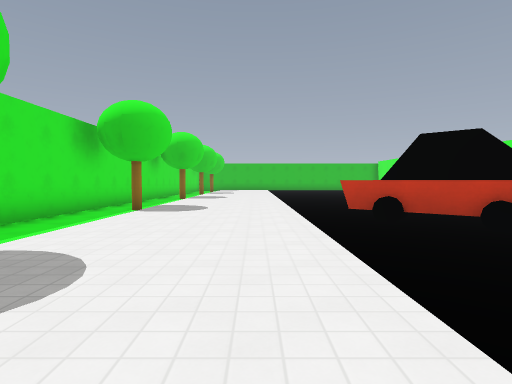
view 1 (above)

24 first-person views from a walk through a Godot game level. The camera is 1.3 m above the floor, tilts 2° down and sees 80° across. The floor is counted in squares, 2 m on a side. Each view is taken from the middle of a square. On the plan, view 1 faces up. The plan holds only what a view shows up to about 10 squares ahead; the rest is blank. The place goes on beyond the plan. Characters and animated objects are not drawn. Surface patterns are stand-ins for the level's own textures.

view 2
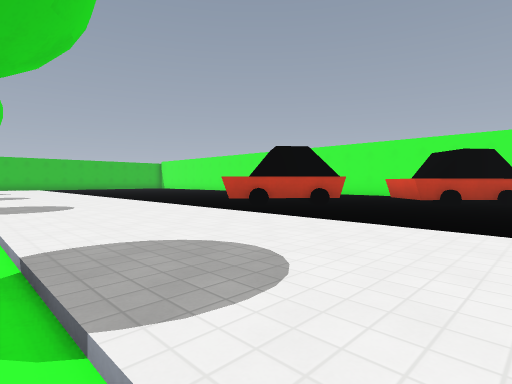

view 3
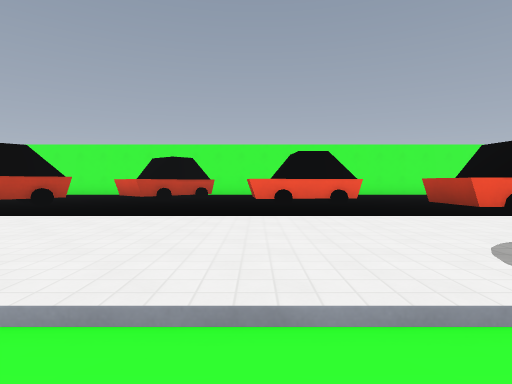

view 4
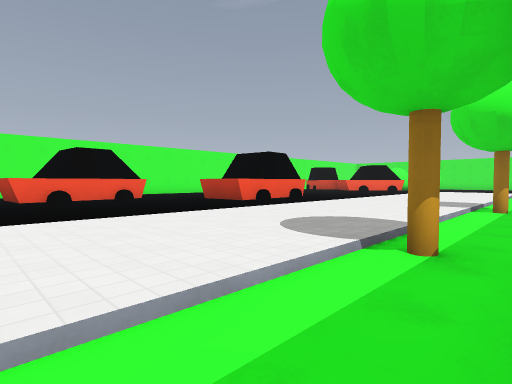

view 5
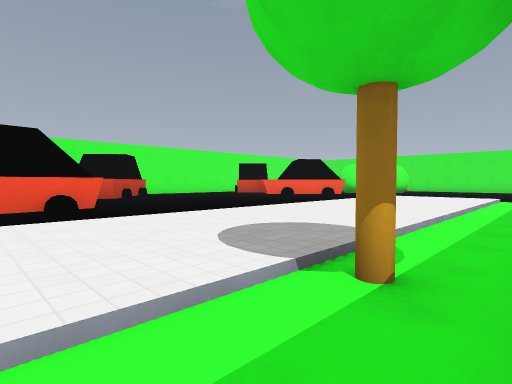

view 6
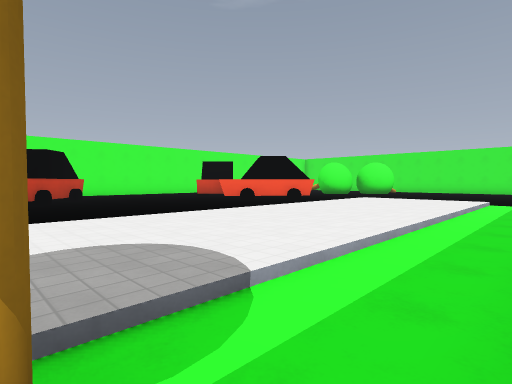

view 7
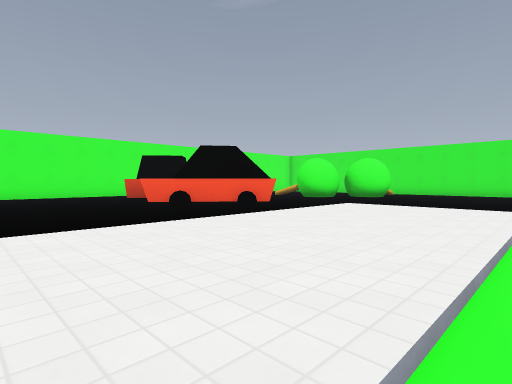

view 8
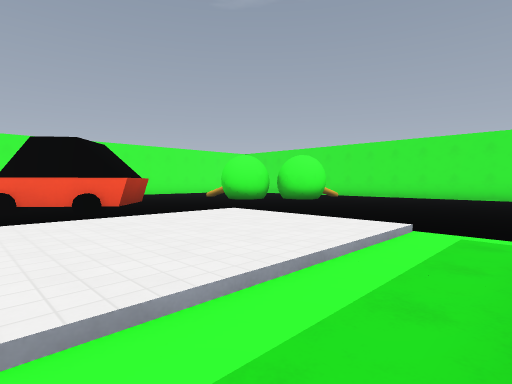

view 9
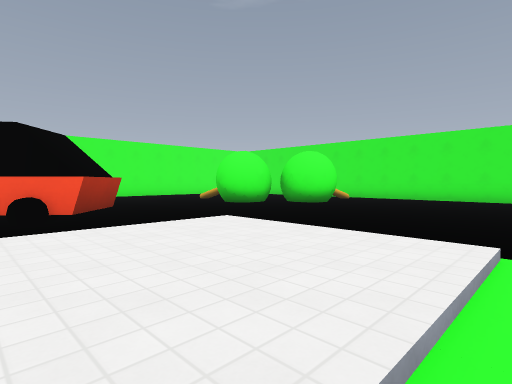

view 10
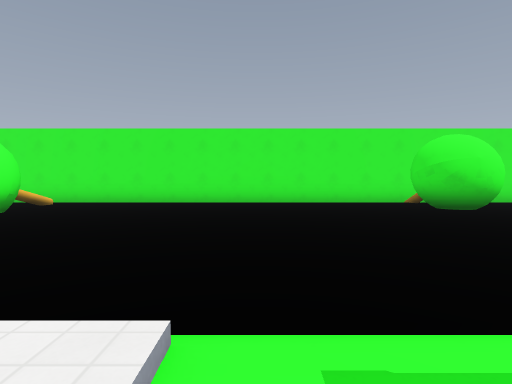

view 11
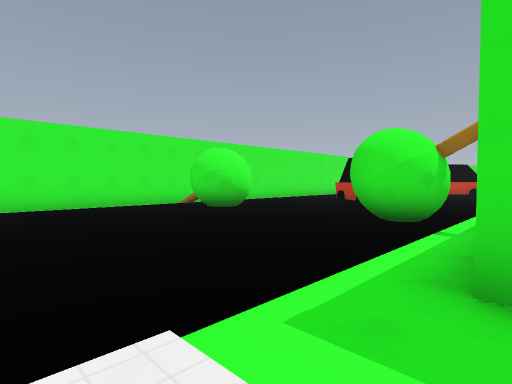

view 12
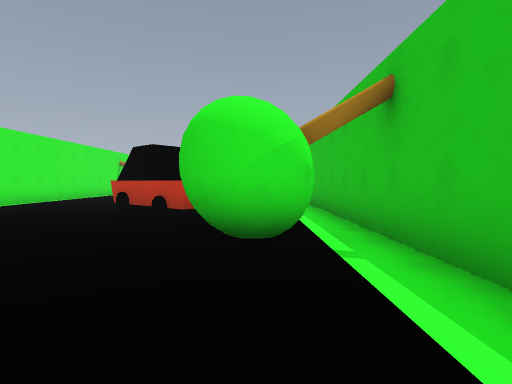

view 13
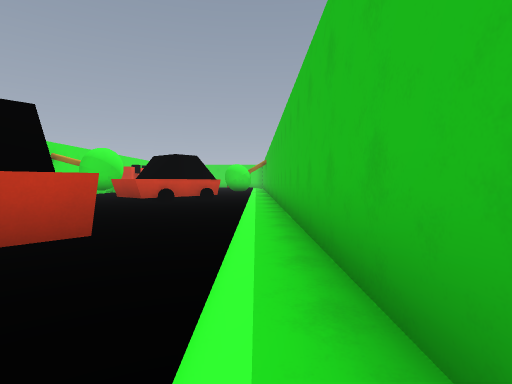

view 14
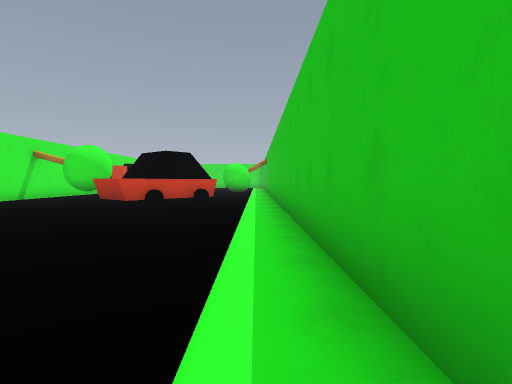

view 15
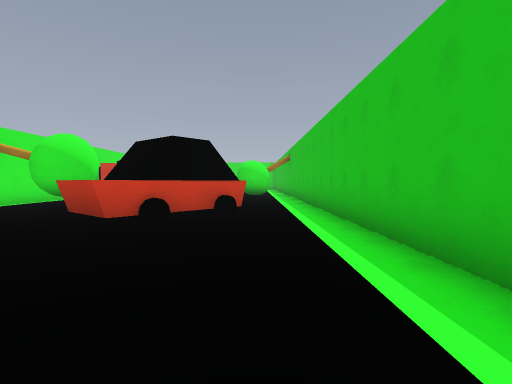

view 16
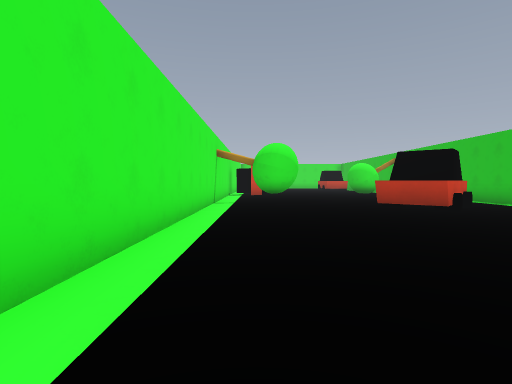

view 17
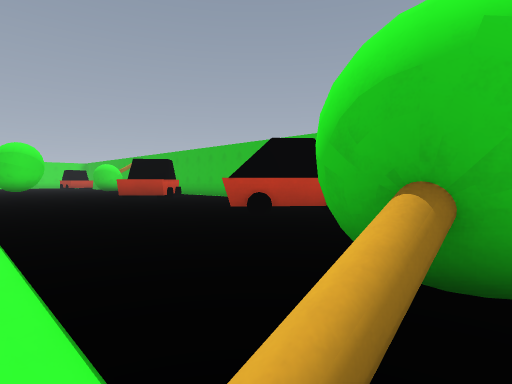

view 18
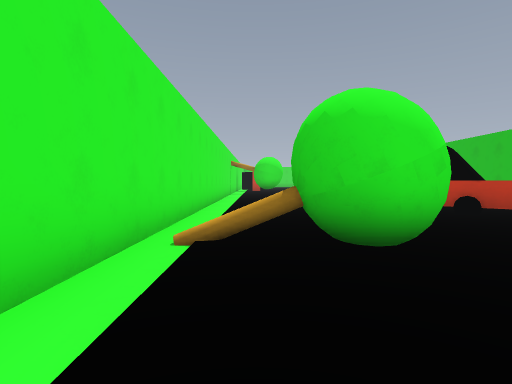

view 19
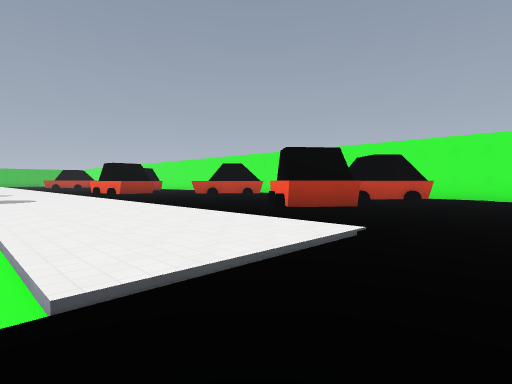

view 20
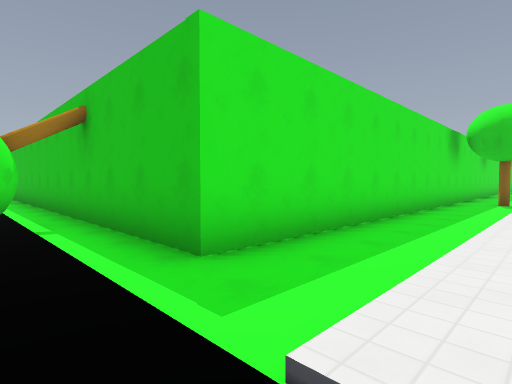

view 21
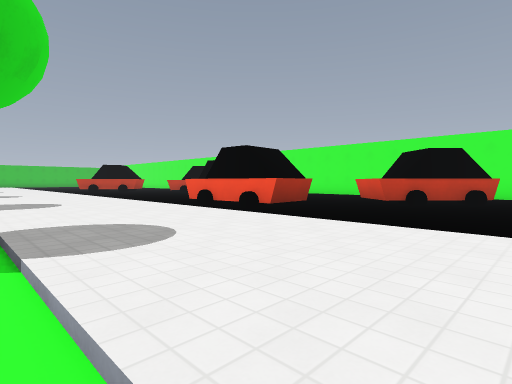

view 22
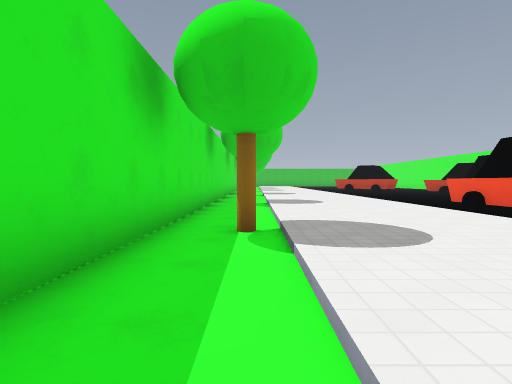

view 23
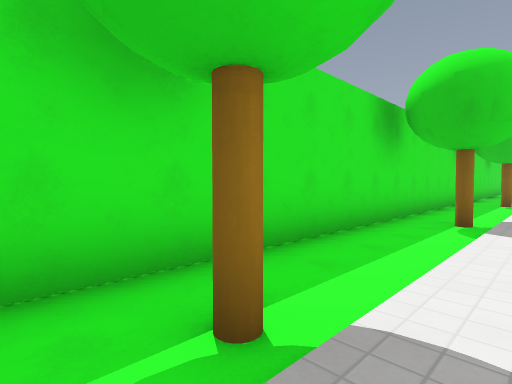

view 24
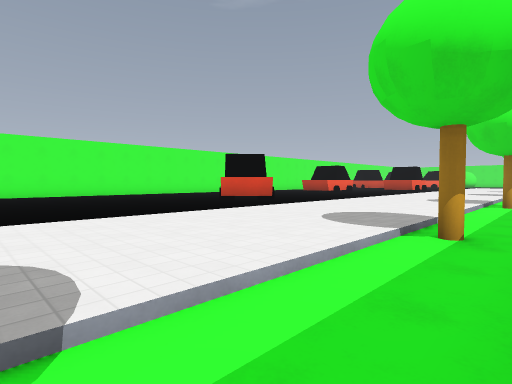

### Floor plan
Points are (right, up) in squares from view 1. A wall is a line through its corners. A room is listed if a view was taken in it or the views show most of it. See-through windows are left out.
Room 1 (views 1, 2, 3, 4, 5, 6, 7, 8, 9, 10, 11, 12, 13, 14, 15, 16, 17, 18, 19, 20, 21, 22, 23, 24)
walls: (-7.3, -18.4) (-7, -18.7); (-7.6, -18.3) (-7.2, -18.5); (-7.7, -18.3) (-7.3, -18.4) (-7, -18.6); (9.3, -12.9) (9.3, -10.2); (3, -21.1) (3.3, -20.7); (1.8, -22) (2.2, -21.8); (-4.3, 2.2) (-4.3, -17.4) (-21.5, -17.4); (9.3, -19) (9.3, -18.1); (-7.2, -23) (-6.8, -23.2); (-6.8, -24.4) (-7.4, -24.5); (-7.1, -24.5) (-7.4, -25.5); (-7.2, -24.5) (-7.4, -25.5); (-7.7, -24.6) (-8.1, -24.4); (-4.3, 10) (-4.3, 5.1); (-21.5, -26.3) (4.3, -26.3)
low walls: (-2.7, -8.5) (-2.7, -7.5); (-2.7, -3.5) (-2.7, -2.5); (-2.7, 1.5) (-2.7, 2.5); (-7.3, -24.5) (-7.3, -25.5); (-7.3, -24.5) (-7.3, -25.6); (-7.4, -24.5) (-7.1, -25.3); (-7.4, -24.6) (-7.3, -25.4)
objects: car (-19, -22) to (-16, -20); car (-11, -22) to (-10, -20); car (2, -17) to (4, -14); car (2, -8) to (3, -5); car (2, 4) to (4, 6); car (4, -4) to (5, -1); car (5, -17) to (7, -15); car (5, -11) to (7, -8); car (5, 1) to (7, 3)

Where each view was taken, in squares from view 1:
view 1: 0 up, 0 right, facing up
view 2: 0 up, 3 left, facing up-right
view 3: 1 down, 4 left, facing right
view 4: 0 up, 4 left, facing down-right
view 5: 6 down, 4 left, facing down-right
view 6: 8 down, 4 left, facing down-right
view 7: 11 down, 3 left, facing down-right
view 8: 14 down, 4 left, facing down-right
view 9: 15 down, 3 left, facing down-right
view 10: 17 down, 3 left, facing down
view 11: 17 down, 2 left, facing down-left
view 12: 19 down, 4 left, facing left
view 13: 18 down, 8 left, facing left
view 14: 18 down, 9 left, facing left
view 15: 19 down, 12 left, facing left
view 16: 25 down, 10 left, facing left
view 17: 26 down, 7 left, facing up-left
view 18: 25 down, 4 left, facing left
view 19: 20 down, 3 left, facing up-right
view 20: 19 down, 2 left, facing up-left
view 21: 12 down, 3 left, facing up-right
view 22: 12 down, 3 left, facing up
view 23: 9 down, 2 left, facing up-left
view 24: 12 up, 4 left, facing down-right
